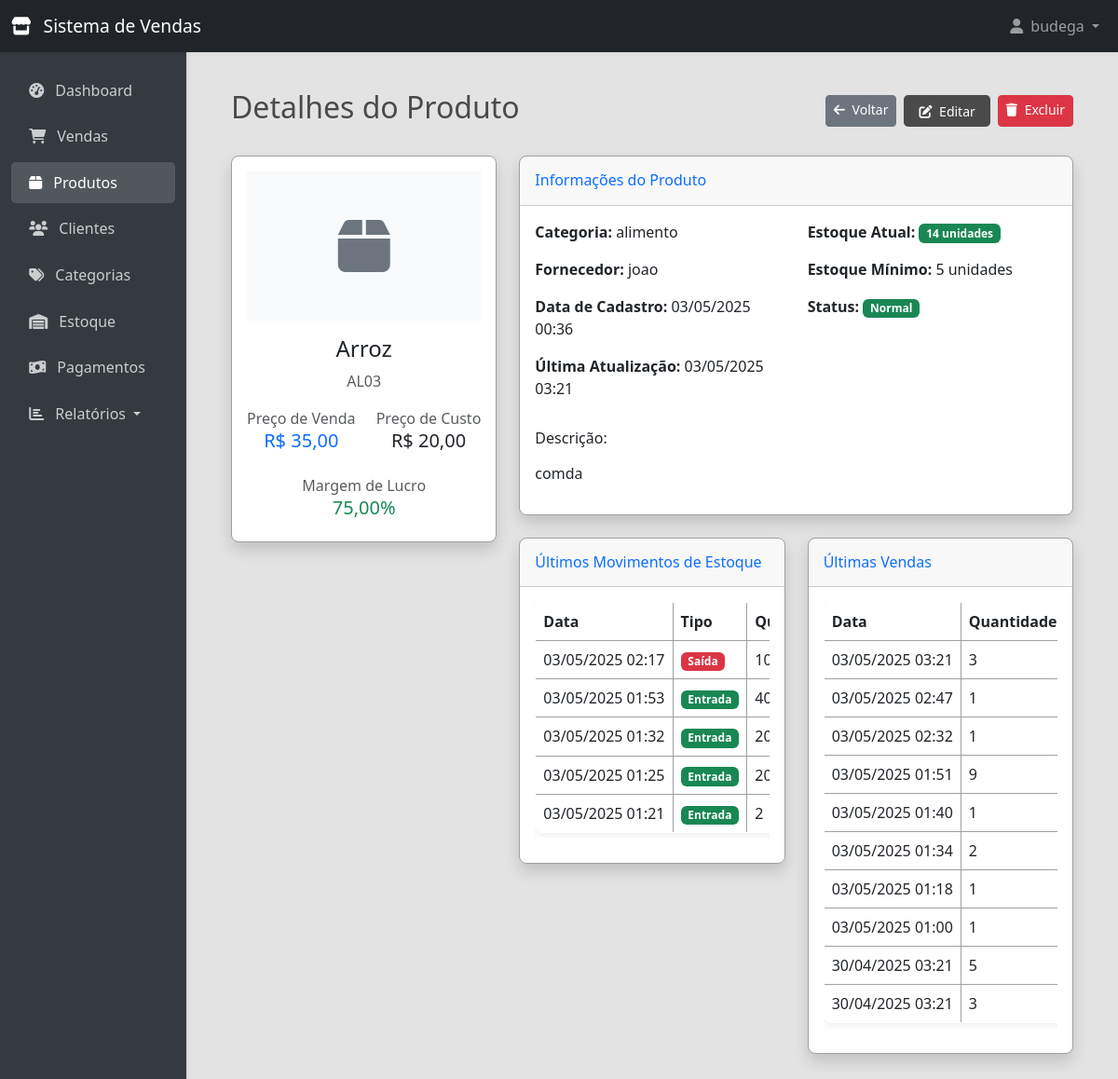
Page /products/4/ (signed in) on the earlier database version.
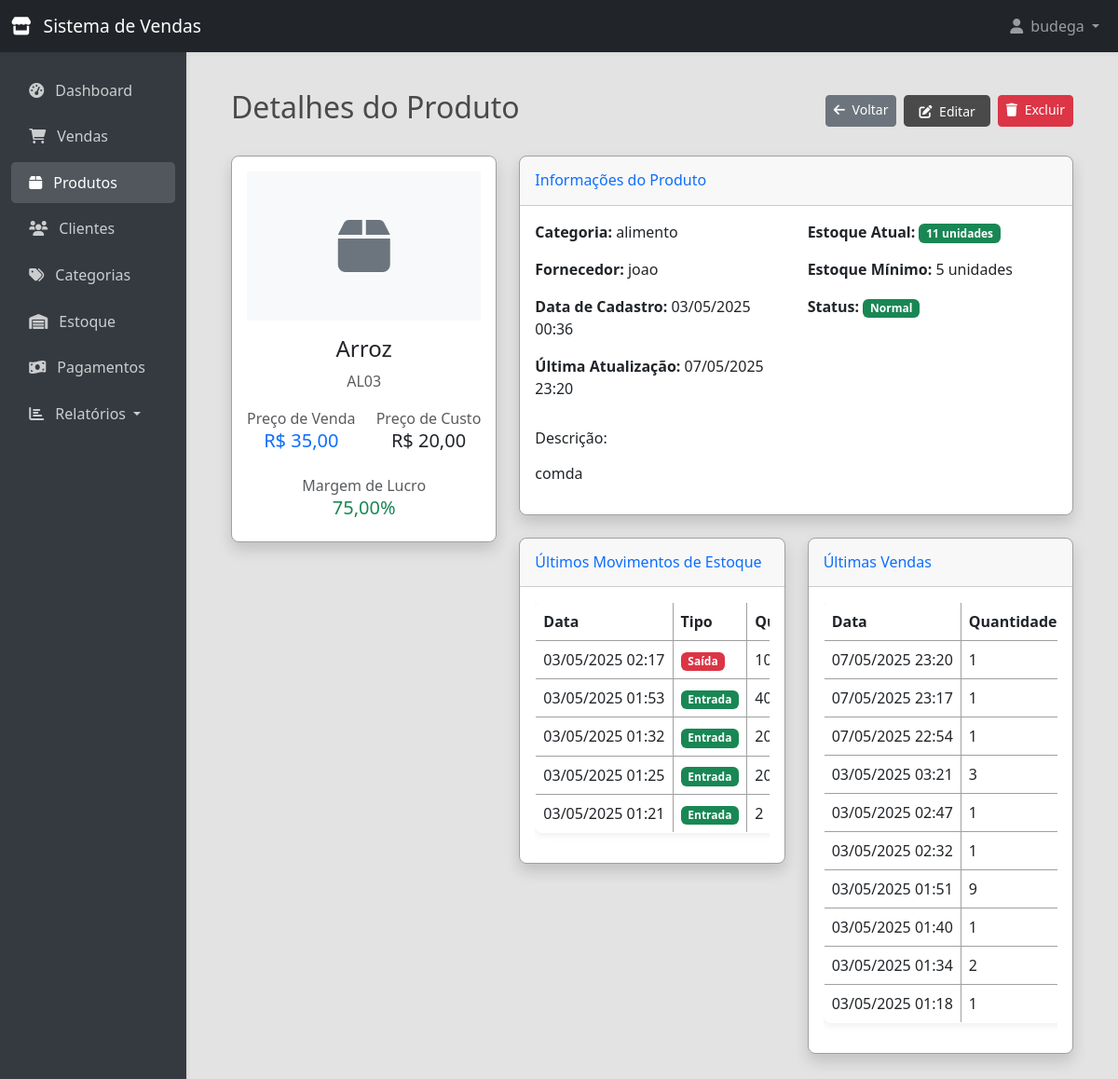
Same page on the later database version.
### store/models.py (models this page shows, shortened)
class Product(models.Model):
    code = models.CharField(max_length=20, unique=True, verbose_name="Código", blank=True, db_index=True)
    name = models.CharField(max_length=100, verbose_name="Nome", db_index=True)
    description = models.TextField(blank=True, null=True, verbose_name="Descrição")
    category = models.ForeignKey(Category, on_delete=models.SET_NULL, null=True, related_name='products', verbose_name="Categoria")
    sale_price = models.DecimalField(max_digits=10, decimal_places=2, validators=[MinValueValidator(0)], verbose_name="Preço de Venda")
    cost_price = models.DecimalField(max_digits=10, decimal_places=2, validators=[MinValueValidator(0)], verbose_name="Preço de Custo")
    stock_quantity = models.PositiveIntegerField(default=0, verbose_name="Quantidade em Estoque", db_index=True)
    min_stock = models.PositiveIntegerField(default=5, verbose_name="Estoque Mínimo")
    supplier = models.CharField(max_length=100, blank=True, null=True, verbose_name="Fornecedor")
    created_at = models.DateTimeField(auto_now_add=True, verbose_name="Data de Cadastro")
    updated_at = models.DateTimeField(auto_now=True, verbose_name="Última Atualização")
    image = models.ImageField(upload_to='products/', blank=True, null=True, verbose_name="Imagem")
    class Meta:
        verbose_name = "Produto"
        verbose_name_plural = "Produtos"
        ordering = ['name']
        indexes = [
            models.Index(fields=['name', 'code']),
            models.Index(fields=['stock_quantity']),
            models.Index(fields=['category', 'stock_quantity']),
        ]
    @property
    def profit_margin(self):
        if self.cost_price and float(self.cost_price) > 0:
            return ((float(self.sale_price) - float(self.cost_price)) / float(self.cost_price)) * 100
        return 0
    @property
    def is_low_stock(self):
        return self.stock_quantity <= self.min_stock

class StockMovementItem(models.Model):
    movement = models.ForeignKey(StockMovement, on_delete=models.CASCADE, related_name='items')
    product = models.ForeignKey(Product, on_delete=models.CASCADE, related_name='stock_movement_items')
    quantity = models.PositiveIntegerField()

class StockMovement(models.Model):
    MOVEMENT_TYPES = (
        ('entrada', 'Entrada'),
        ('saida', 'Saída'),
    )
    date = models.DateTimeField(auto_now_add=True)
    movement_type = models.CharField(max_length=10, choices=MOVEMENT_TYPES)
    notes = models.TextField(blank=True, null=True)

class SaleItem(models.Model):
    sale = models.ForeignKey(Sale, on_delete=models.CASCADE, related_name='items', verbose_name="Venda")
    product = models.ForeignKey(Product, on_delete=models.PROTECT, related_name='sale_items', verbose_name="Produto")
    quantity = models.PositiveIntegerField(default=1, validators=[MinValueValidator(1)], verbose_name="Quantidade")
    unit_price = models.DecimalField(max_digits=10, decimal_places=2, validators=[MinValueValidator(0)], verbose_name="Preço Unitário")
    total_price = models.DecimalField(max_digits=10, decimal_places=2, validators=[MinValueValidator(0)], verbose_name="Preço Total")
    class Meta:
        verbose_name = "Item de Venda"
        verbose_name_plural = "Itens de Venda"

class Sale(models.Model):
    STATUS_CHOICES = (
        ('pago', 'Pago'),
        ('pendente', 'Pendente'),
        ('cancelado', 'Cancelado'),
    )
    PAYMENT_CHOICES = (
        ('dinheiro', 'Dinheiro'),
        ('cartao', 'Cartão'),
        ('pix', 'PIX'),
        ('prazo', 'A Prazo'),
        ('outro', 'Outro'),
    )
    code = models.CharField(max_length=20, unique=True, verbose_name="Código")
    client = models.ForeignKey(Client, on_delete=models.PROTECT, related_name='sales', null=True, blank=True, verbose_name="Cliente")
    date = models.DateTimeField(default=timezone.now, verbose_name="Data e Hora")
    total_amount = models.DecimalField(max_digits=10, decimal_places=2, default=0, validators=[MinValueValidator(0)], verbose_name="Valor Total")
    payment_method = models.CharField(max_length=20, choices=PAYMENT_CHOICES, default='dinheiro', verbose_name="Forma de Pagamento")
    status = models.CharField(max_length=20, choices=STATUS_CHOICES, default='pago', verbose_name="Status")
    notes = models.TextField(blank=True, null=True, verbose_name="Observações")
    created_at = models.DateTimeField(auto_now_add=True, verbose_name="Data de Registro")
    updated_at = models.DateTimeField(auto_now=True, verbose_name="Última Atualização")
    class Meta:
        verbose_name = "Venda"
        verbose_name_plural = "Vendas"
        ordering = ['-date']

class Category(models.Model):
    name = models.CharField(max_length=100, unique=True, verbose_name="Nome")
    code_prefix = models.CharField(max_length=2, unique=True, verbose_name="Prefixo do Código")
    created_at = models.DateTimeField(auto_now_add=True, verbose_name="Data de Cadastro")
    class Meta:
        verbose_name = "Categoria"
        verbose_name_plural = "Categorias"
        ordering = ['name']

### store/views.py (the view)
# urls.py: path('products/<int:pk>/', ProductDetailView.as_view(), name='product_detail'),
class ProductDetailView(LoginRequiredMixin, DetailView):
    model = Product
    template_name = 'store/product/detail.html'
    context_object_name = 'product'
    def get_queryset(self):
        return Product.objects.select_related('category')
    def get_context_data(self, **kwargs):
        context = super().get_context_data(**kwargs)
        cache_key = f'product_detail_{self.object.id}'
        cached_data = cache.get(cache_key)
        if cached_data is None:
            context['stock_movements'] = StockMovementItem.objects.filter(
                product=self.object
            ).select_related('movement').order_by('-movement__date')[:10]
            context['sales'] = SaleItem.objects.filter(
                product=self.object
            ).select_related('sale').order_by('-sale__date')[:10]
            cache_data = {
                'stock_movements': context['stock_movements'],
                'sales': context['sales']
            }
            cache.set(cache_key, cache_data, 3600)
        else:
            context.update(cached_data)
        return context

### templates/store/product/detail.html (shortened to what the changed rows need)
{% extends 'base.html' %}
{% block content %}
<div class="d-flex justify-content-between flex-wrap flex-md-nowrap align-items-center pt-3 pb-2 mb-3 border-bottom">
    <h1 class="h2">Detalhes do Produto</h1>
</div>
<div class="row">
    <div class="col-md-4">
        <div class="card shadow mb-4">
            <div class="card-body text-center">
                {% if product.image %}
                <img src="{{ product.image.url }}" alt="{{ product.name }}" class="img-fluid mb-3" style="max-height: 200px;">
                {% else %}
                <div class="bg-light p-5 mb-3 d-flex align-items-center justify-content-center">
                    <i class="fas fa-box fa-4x text-secondary"></i>
                </div>
                {% endif %}
                <h4>{{ product.name }}</h4>
                <p class="text-muted">{{ product.code }}</p>
                <div class="d-flex justify-content-between mt-3">
                    <div>
                        <p class="mb-0 text-muted">Preço de Venda</p>
                        <h5 class="text-primary">R$ {{ product.sale_price|floatformat:2 }}</h5>
                    </div>
                    <div>
                        <p class="mb-0 text-muted">Preço de Custo</p>
                        <h5>R$ {{ product.cost_price|floatformat:2 }}</h5>
                    </div>
                </div>
                <div class="mt-3">
                    <p class="mb-0 text-muted">Margem de Lucro</p>
                    <h5 class="{% if product.profit_margin >= 30 %}text-success{% elif product.profit_margin >= 15 %}text-warning{% else %}text-danger{% endif %}">
                        {{ product.profit_margin|floatformat:2 }}%
                    </h5>
                </div>
            </div>
        </div>
    </div>
    <div class="col-md-8">
        <div class="card shadow mb-4">
            <div class="card-body">
                <div class="row">
                    <div class="col-md-6">
                        <p><strong>Categoria:</strong> {{ product.category.name|default:"Não definida" }}</p>
                        <p><strong>Fornecedor:</strong> {{ product.supplier|default:"Não definido" }}</p>
                        <p><strong>Data de Cadastro:</strong> {{ product.created_at|date:"d/m/Y H:i" }}</p>
                        <p><strong>Última Atualização:</strong> {{ product.updated_at|date:"d/m/Y H:i" }}</p>
                    </div>
                    <div class="col-md-6">
                        <p><strong>Estoque Atual:</strong>
                            <span class="badge {% if product.stock_quantity <= 0 %}bg-danger{% elif product.is_low_stock %}bg-warning{% else %}bg-success{% endif %}">
                                {{ product.stock_quantity }} unidades
                            </span>
                        </p>
                        <p><strong>Estoque Mínimo:</strong> {{ product.min_stock }} unidades</p>
                        <p><strong>Status:</strong>
                            {% if product.stock_quantity <= 0 %}
                            <span class="badge bg-danger">Sem Estoque</span>
                            {% elif product.is_low_stock %}
                            <span class="badge bg-warning">Estoque Baixo</span>
                            {% else %}
                            <span class="badge bg-success">Normal</span>
                            {% endif %}
                        </p>
                    </div>
                </div>
                <div class="mt-3">
                    <p>{{ product.description|default:"Sem descrição"|linebreaks }}</p>
                </div>
            </div>
        </div>
        <div class="row">
            <div class="col-md-6">
                <div class="card shadow mb-4">
                    <div class="card-body">
                        <div class="table-responsive">
                            <table class="table table-bordered table-hover">
                                <thead>
                                    <tr>
                                        <th>Data</th>
                                        <th>Tipo</th>
                                        <th>Quantidade</th>
                                    </tr>
                                </thead>
                                <tbody>
                                    {% for movement in stock_movements %}
                                    <tr>
                                        <td>{{ movement.movement.date|date:"d/m/Y H:i" }}</td>
                                        <td>
                                            <span class="badge {% if movement.movement.movement_type == 'entrada' %}bg-success{% else %}bg-danger{% endif %}">
                                                {{ movement.movement.get_movement_type_display }}
                                            </span>
                                        </td>
                                        <td>{{ movement.quantity }}</td>
                                    </tr>
                                    {% empty %}
                                    <tr>
                                        <td colspan="3" class="text-center">Nenhum movimento registrado</td>
                                    </tr>
                                    {% endfor %}
                                </tbody>
                            </table>
                        </div>
                    </div>
                </div>
            </div>
            <div class="col-md-6">
                <div class="card shadow mb-4">
                    <div class="card-body">
                        <div class="table-responsive">
                            <table class="table table-bordered table-hover">
                                <thead>
                                    <tr>
                                        <th>Data</th>
                                        <th>Quantidade</th>
                                    </tr>
                                </thead>
                                <tbody>
                                    {% for item in sales %}
                                    <tr>
                                        <td>{{ item.sale.date|date:"d/m/Y H:i" }}</td>
                                        <td>{{ item.quantity }}</td>
                                    </tr>
                                    {% empty %}
                                    <tr>
                                        <td colspan="3" class="text-center">Nenhuma venda registrada.</td>
                                    </tr>
                                    {% endfor %}
                                </tbody>
                            </table>
                        </div>
                    </div>
                </div>
            </div>
        </div>
    </div>
</div>
{% endblock %}

Differences in the rows shown:
no longer on this page (row unchanged): SaleItem: sale "03/05/2025 01:00", quantity "1"
no longer on this page (row unchanged): SaleItem: sale "30/04/2025 03:21", quantity "5"
no longer on this page (row unchanged): SaleItem: sale "30/04/2025 03:21", quantity "3"
changed Product "Arroz": updated_at "03/05/2025 03:21" → "07/05/2025 23:20"; stock_quantity "14" → "11"
added SaleItem: sale "07/05/2025 23:20", quantity "1"
added SaleItem: sale "07/05/2025 23:17", quantity "1"
added SaleItem: sale "07/05/2025 22:54", quantity "1"
